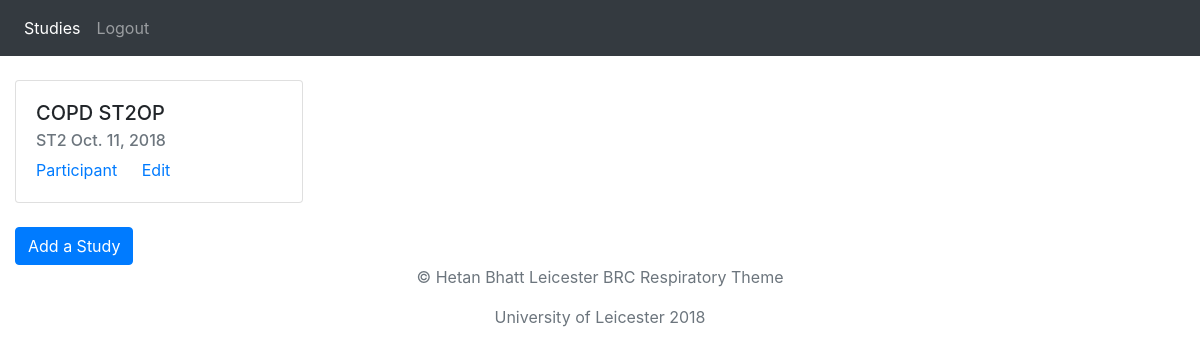
The page /studies/ (signed in) on the database its author committed.
### databank/models.py (models this page shows, shortened)
class Study(models.Model):
    study_name = models.CharField(max_length=100, blank=False, unique=True)
    identifier = models.CharField(max_length=10, blank=False)
    created_date = models.DateField(default=datetime.date.today)

### databank/views.py (the view)
# urls.py: path('studies/', views.study_list, name='study_list'),
@login_required
def study_list(request):
    return render(request, 'databank/studies.html',
    {'study_list':Study.objects.all})

### databank/templates/databank/studies.html (shortened to what this page needs)
{% extends "databank/basepage.html" %}
{% block content %}
<header>
  <nav class="navbar navbar-expand-lg navbar-dark bg-dark">
    <div class="collapse navbar-collapse" id="navbarNavAltMarkup">
      <div class="navbar-nav mr-auto">
        {% if user.is_authenticated %}
        <a class="nav-item active nav-link" href="">Studies</a>
        <a class="nav-item nav-link" href="javascript:{document.getElementById('logout').submit()}" onclick="">Logout</a>
        {% endif %}
      </div>
    </div>
  </nav>
</header>
<br />
<div class="container-fluid">
  {% for study in study_list %}
  <div class="card" style="width: 18rem;">
    <div class="card-body">
      <h5 class="card-title">{{ study.study_name }}</h5>
      <h6 class="card-subtitle mb-2 text-muted">{{ study.identifier }} {{ study.created_date }}</h6>
      <a href="{% url 'participant_list' study.id %}" class="card-link">Participant</a>
      <a href="{% url 'edit_study' study.id %}" class="card-link">Edit</a>
    </div>
  </div>
  {% endfor %}
  <br />
  <a class="btn btn-primary" href="{% url 'add_study' %}" role="button">Add a Study</a>
</div>
{% endblock %}

### rows shown on the page
Study: study_name "COPD ST2OP", identifier "ST2", created_date "Oct. 11, 2018"
